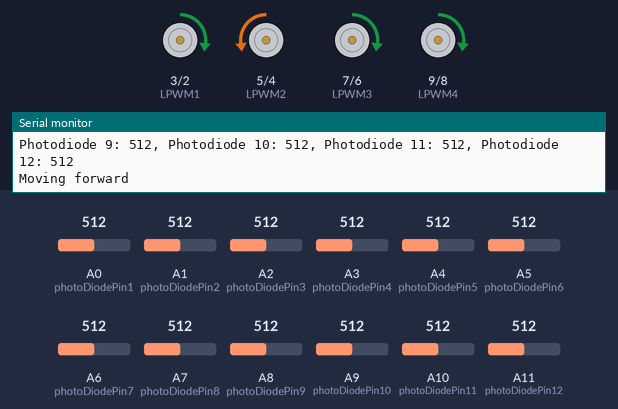
The sketch below on a simulated Arduino Mega 2560, built with avr-gcc and run on an emulated ATmega2560. Parts: motor-driver pin pairs drawn as motors (green arrow = first pin HIGH = forward, orange = second pin HIGH = backward, longer = more drive), the last lines printed to the serial monitor. The inputs (shaded band) are chosen by the test bench; at power-on: A0 (photoDiodePin1) = 512, A7 (photoDiodePin8) = 512, A8 (photoDiodePin9) = 512, A1 (photoDiodePin2) = 512, A2 (photoDiodePin3) = 512, A3 (photoDiodePin4) = 512, A4 (photoDiodePin5) = 512, A5 (photoDiodePin6) = 512, A6 (photoDiodePin7) = 512, A9 (photoDiodePin10) = 512, A10 (photoDiodePin11) = 512, A11 (photoDiodePin12) = 512.

Above: at 1.2 s.
1.3 s: A0 (photoDiodePin1) set to 111
2.8 s: A0 (photoDiodePin1) set to 94
At 3.03 s:
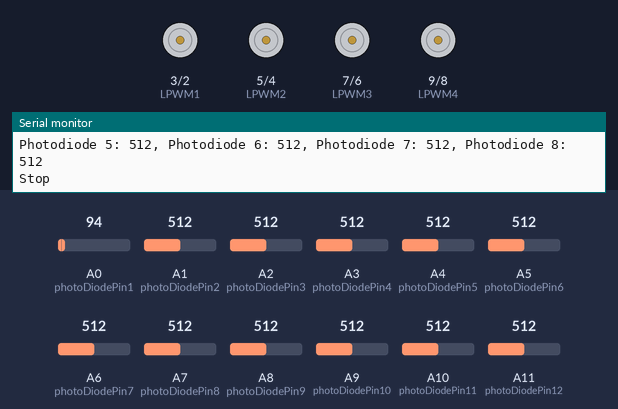
5.8 s: A7 (photoDiodePin8) set to 108
8.8 s: A7 (photoDiodePin8) set to 94
At 8.96 s:
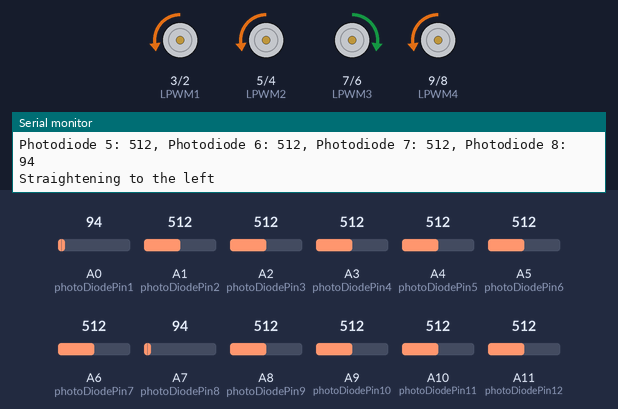
11.8 s: A8 (photoDiodePin9) set to 107
14.8 s: A8 (photoDiodePin9) set to 92
At 15.15 s:
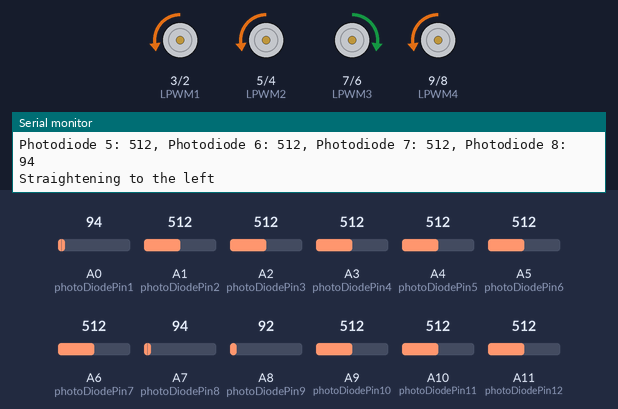
Timing chart, 0 to 18.8 s (numbered marks = the images above; inputs shaded):
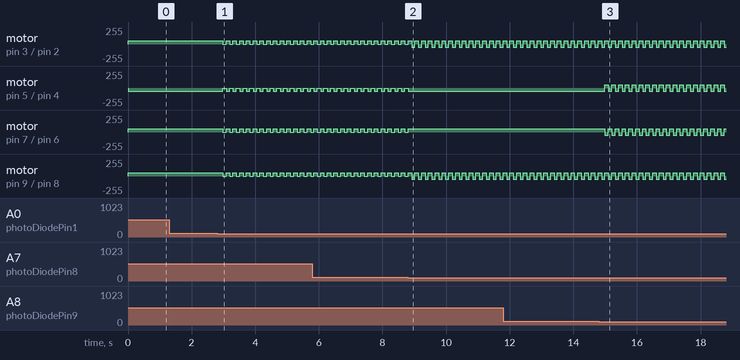

Measured:
- the behaviour switches between 101 and 100 on A0 (photoDiodePin1) (found by bisection; images 0 and 1)
- the behaviour switches between 101 and 100 on A7 (photoDiodePin8) (found by bisection; images 1 and 2)
- the behaviour switches between 101 and 100 on A8 (photoDiodePin9) (found by bisection; images 2 and 3)
- after the input at 2.8 s, motor on pin 3 (LPWM1) / pin 2 (RPWM1), motor on pin 7 (LPWM3) / pin 6 (RPWM3), motor on pin 9 (LPWM4) / pin 8 (RPWM4): alternates forward 50/255 for 0.11 s and stopped for 0.10 s, starting after 0.19 s; motor on pin 5 (LPWM2) / pin 4 (RPWM2): alternates backward 50/255 for 0.11 s and stopped for 0.10 s, starting after 0.19 s
- after the input at 8.8 s, motor on pin 5 (LPWM2) / pin 4 (RPWM2): goes on until 8.8 s, then stays backward 50/255; motor on pin 7 (LPWM3) / pin 6 (RPWM3): goes on until 8.8 s, then stays forward 50/255
- after the input at 14.8 s, motor on pin 5 (LPWM2) / pin 4 (RPWM2): alternates forward 50/255 for 0.11 s and backward 50/255 for 0.10 s, starting after 0.19 s; motor on pin 7 (LPWM3) / pin 6 (RPWM3): alternates forward 50/255 for 0.10 s and backward 50/255 for 0.11 s, starting after 0.19 s

The sketch:

lf_nasional.ino
```cpp
#include "var.h"

bool allSensorsBelowThresholdForward = false; // Flag to indicate all forward sensors are below threshold
bool allSensorsBelowThresholdLeft = false; // Flag to indicate all left sensors are below threshold

void setup() {
  // Set pin as output
  pinMode(RPWM1, OUTPUT);
  pinMode(LPWM1, OUTPUT);
  pinMode(RPWM2, OUTPUT);
  pinMode(LPWM2, OUTPUT);
  pinMode(RPWM3, OUTPUT);
  pinMode(LPWM3, OUTPUT);
  pinMode(RPWM4, OUTPUT);
  pinMode(LPWM4, OUTPUT);

  // Open serial communication for debugging
  Serial.begin(115200);
}

void ControlForward() {
  // Read voltage values from photodiodes
  int diodeVoltage1 = analogRead(photoDiodePin1);
  int diodeVoltage2 = analogRead(photoDiodePin2);
  int diodeVoltage3 = analogRead(photoDiodePin3);
  int diodeVoltage4 = analogRead(photoDiodePin4);
  int diodeVoltage5 = analogRead(photoDiodePin5);
  int diodeVoltage6 = analogRead(photoDiodePin6);
  int diodeVoltage7 = analogRead(photoDiodePin7);
  int diodeVoltage8 = analogRead(photoDiodePin8);

  // Display values from each photodiode
  Serial.print("Photodiode 1: ");
  Serial.print(diodeVoltage1);
  Serial.print(", Photodiode 2: ");
  Serial.print(diodeVoltage2);
  Serial.print(", Photodiode 3: ");
  Serial.print(diodeVoltage3);
  Serial.print(", Photodiode 4: ");
  Serial.println(diodeVoltage4);
  Serial.print("Photodiode 5: ");
  Serial.print(diodeVoltage5);
  Serial.print(", Photodiode 6: ");
  Serial.print(diodeVoltage6);
  Serial.print(", Photodiode 7: ");
  Serial.print(diodeVoltage7);
  Serial.print(", Photodiode 8: ");
  Serial.println(diodeVoltage8);

  // Check if sensor values are above threshold
  bool sensor1Detected = diodeVoltage1 > threshold1;
  bool sensor2Detected = diodeVoltage2 > threshold2;
  bool sensor3Detected = diodeVoltage3 > threshold3;
  bool sensor4Detected = diodeVoltage4 > threshold4;
  bool sensor5Detected = diodeVoltage5 > threshold5;
  bool sensor6Detected = diodeVoltage6 > threshold6;
  bool sensor7Detected = diodeVoltage7 > threshold7;
  bool sensor8Detected = diodeVoltage8 > threshold8;

  // If all sensors are above threshold, move robot forward
  if (sensor1Detected && sensor2Detected && sensor3Detected && sensor4Detected &&
      sensor5Detected && sensor6Detected && sensor7Detected && sensor8Detected) {
    maju();
    Serial.println("Moving forward");
    allSensorsBelowThresholdForward = false; // Reset flag
  }
  //=========================No line 1,8===================================
  else if (!sensor1Detected && sensor2Detected && sensor3Detected && sensor4Detected &&
           sensor5Detected && sensor6Detected && sensor7Detected && !sensor8Detected) {
    luruskanan();
    Serial.println("Straightening to the left");
    allSensorsBelowThresholdForward = false; // Reset flag
  }

  //=========================No line 1,2,7,8===================================
  else if (!sensor1Detected && !sensor2Detected && sensor3Detected && sensor4Detected &&
           sensor5Detected && sensor6Detected && !sensor7Detected && !sensor8Detected) {
    luruskanan();
    Serial.println("Straightening to the left");
    allSensorsBelowThresholdForward = false; // Reset flag
  }
  //=========================No line 4,5===================================
  else if (sensor1Detected && sensor2Detected && sensor3Detected && !sensor4Detected &&
           !sensor5Detected && sensor6Detected && sensor7Detected && sensor8Detected) {
    luruskiri();
    Serial.println("Straightening to the right");
    allSensorsBelowThresholdForward = false; // Reset flag
  }

  //=========================No line 3,4,5,6===================================
  else if (sensor1Detected && sensor2Detected && !sensor3Detected && !sensor4Detected &&
           !sensor5Detected && !sensor6Detected && sensor7Detected && sensor8Detected) {
    luruskiri();
    Serial.println("Straightening to the right");
    allSensorsBelowThresholdForward = false; // Reset flag
  } else {
    mati();
    Serial.println("Stop");

    // If none of the sensors are detecting, set flag to true
    if (!sensor1Detected && !sensor2Detected && !sensor3Detected && !sensor4Detected &&
        !sensor5Detected && !sensor6Detected && !sensor7Detected && !sensor8Detected) {
      delay(1000);
      allSensorsBelowThresholdForward = true;
    }
  }
}

void ControlLeft() {
  int diodeVoltage9 = analogRead(photoDiodePin9);
  int diodeVoltage10 = analogRead(photoDiodePin10);
  int diodeVoltage11 = analogRead(photoDiodePin11);
  int diodeVoltage12 = analogRead(photoDiodePin12);

  // Display values from each photodiode
  Serial.print("Photodiode 9: ");
  Serial.print(diodeVoltage9);
  Serial.print(", Photodiode 10: ");
  Serial.print(diodeVoltage10);
  Serial.print(", Photodiode 11: ");
  Serial.print(diodeVoltage11);
  Serial.print(", Photodiode 12: ");
  Serial.println(diodeVoltage12);

  // Check if sensor values are above threshold
  bool sensor12Detected = diodeVoltage9 > threshold9;
  bool sensor11Detected = diodeVoltage10 > threshold10;
  bool sensor10Detected = diodeVoltage11 > threshold11;
  bool sensor9Detected = diodeVoltage12 > threshold12;

  // If all sensors are above threshold, move robot forward
  if (sensor9Detected && sensor10Detected && sensor11Detected && sensor12Detected) {
    maju();
    Serial.println("Moving forward");
    allSensorsBelowThresholdLeft = false; // Reset flag
  }
  //=========================No line 9 ===================================
  else if (!sensor9Detected && sensor10Detected && sensor11Detected && sensor12Detected) {
    luruskanan();
    Serial.println("Straightening to the left");
    allSensorsBelowThresholdLeft = false; // Reset flag
  }

  //=========================No line 9.10===================================
  else if (!sensor9Detected && !sensor10Detected && sensor11Detected && sensor12Detected) {
    luruskanan();
    Serial.println("Straightening to the left");
    allSensorsBelowThresholdLeft = false; // Reset flag
  }
  //=========================No line 12===================================
  else if (sensor9Detected && sensor10Detected && sensor11Detected && !sensor12Detected) {
    luruskiri();
    Serial.println("Straightening to the right");
    allSensorsBelowThresholdLeft = false; // Reset flag
  }

  //=========================No line 11,12===================================
  else if (sensor9Detected && sensor10Detected && !sensor11Detected && !sensor12Detected) {
    luruskiri();
    Serial.println("Straightening to the right");
    allSensorsBelowThresholdLeft = false; // Reset flag
  } else {
    mati();
    Serial.println("Stop");

    // If none of the sensors are detecting, set flag to true
    if (!sensor9Detected && !sensor10Detected && !sensor11Detected && !sensor12Detected) {
      delay(1000);
      allSensorsBelowThresholdLeft = true;
    }
  }
}


void maju() {
  analogWrite(LPWM1, spd);
  analogWrite(RPWM1, 0);
  analogWrite(LPWM2, 0);
  analogWrite(RPWM2, spd);
  analogWrite(LPWM3, spd);
  analogWrite(RPWM3, 0);
  analogWrite(LPWM4, spd);
  analogWrite(RPWM4, 0);
}

// Function to move the robot forward
void luruskanan() {
  analogWrite(LPWM1, 0);
  analogWrite(RPWM1, spd);
  analogWrite(LPWM2, 0);
  analogWrite(RPWM2, spd);
  analogWrite(LPWM3, spd);
  analogWrite(RPWM3, 0);
  analogWrite(LPWM4, 0);
  analogWrite(RPWM4, spd);
}

void mundurkanan() {
  analogWrite(LPWM1, 0);
  analogWrite(RPWM1, spd);
  analogWrite(LPWM2, 0);
  analogWrite(RPWM2, spd);
  analogWrite(LPWM3, 0);
  analogWrite(RPWM3, 0);
  analogWrite(LPWM4, 0);
  analogWrite(RPWM4, 0);
}

// Function to move the robot forward
void luruskiri() {
  analogWrite(LPWM1, spd);
  analogWrite(RPWM1, 0);
  analogWrite(LPWM2, spd);
  analogWrite(RPWM2, 0);
  analogWrite(LPWM3, 0);
  analogWrite(RPWM3, spd);
  analogWrite(LPWM4, spd);
  analogWrite(RPWM4, 0);
}

void mundurkiri() {
  analogWrite(LPWM1, 0);
  analogWrite(RPWM1, 10);
  analogWrite(LPWM2, 0);
  analogWrite(RPWM2, 10);
  analogWrite(LPWM3, spd);
  analogWrite(RPWM3, 0);
  analogWrite(LPWM4, spd);
  analogWrite(RPWM4, 0);
}

// Function to turn the robot to the right
void kanan() {
  analogWrite(LPWM1, 0);
  analogWrite(RPWM1, spd);
  analogWrite(LPWM2, 0);
  analogWrite(RPWM2, spd);
  analogWrite(LPWM3, spd);
  analogWrite(RPWM3, 0);
  analogWrite(LPWM4, 0);
  analogWrite(RPWM4, spd);
}

// Function to turn the robot to the left
void kiri() {
  analogWrite(LPWM1, spd);
  analogWrite(RPWM1, 0);
  analogWrite(LPWM2, spd);
  analogWrite(RPWM2, 0);
  analogWrite(LPWM3, 0);
  analogWrite(RPWM3, spd);
  analogWrite(LPWM4, spd);
  analogWrite(RPWM4, 0);
}

void mundur() {
  analogWrite(LPWM1, 0);
  analogWrite(RPWM1, spd);
  analogWrite(LPWM2, spd);
  analogWrite(RPWM2, 0);
  analogWrite(LPWM3, 0);
  analogWrite(RPWM3, spd);
  analogWrite(LPWM4, 0);
  analogWrite(RPWM4, spd);
}

// Function to stop all motors
void mati() {
  analogWrite(LPWM1, 0);
  analogWrite(RPWM1, 0);
  analogWrite(LPWM2, 0);
  analogWrite(RPWM2, 0);
  analogWrite(LPWM3, 0);
  analogWrite(RPWM3, 0);
  analogWrite(LPWM4, 0);
  analogWrite(RPWM4, 0);
}

void stop2() {
  analogWrite(LPWM1, 0);
  analogWrite(RPWM1, spd);
  analogWrite(LPWM2, 0);
  analogWrite(RPWM2, spd);
  analogWrite(LPWM3, spd);
  analogWrite(RPWM3, 0);
  analogWrite(LPWM4, spd);
  analogWrite(RPWM4, 0);
}

void loop() {
  ControlForward();
  delay(100); // Tunda selama 100 milidetik sebelum membaca sensor lagi
  ControlLeft();
  delay(100);
}
```

var.h
```cpp
const int photoDiodePin1 = A0;
const int photoDiodePin2 = A1;
const int photoDiodePin3 = A2;
const int photoDiodePin4 = A3;
const int photoDiodePin5 = A4;
const int photoDiodePin6 = A5;
const int photoDiodePin7 = A6;
const int photoDiodePin8 = A7;
const int photoDiodePin9 = A8;
const int photoDiodePin10 = A9;
const int photoDiodePin11 = A10;
const int photoDiodePin12 = A11;

// Definisikan pin untuk BTS7960
int RPWM1 = 2;
int LPWM1 = 3;
int RPWM2 = 4;
int LPWM2 = 5;
int RPWM3 = 6;
int LPWM3 = 7;
int RPWM4 = 8;
int LPWM4 = 9;

int spd = 50; // Adjust motor speed as needed


// Ambang batas untuk setiap sensor
const int threshold1 = 100; // Ambang batas untuk photoDiodePin1
const int threshold2 = 100; // Ambang batas untuk photoDiodePin2
const int threshold3 = 100; // Ambang batas untuk photoDiodePin3
const int threshold4 = 100; // Ambang batas untuk photoDiodePin4
const int threshold5 = 100; // Ambang batas untuk photoDiodePin5
const int threshold6 = 100; // Ambang batas untuk photoDiodePin6
const int threshold7 = 100; // Ambang batas untuk photoDiodePin7
const int threshold8 = 100; // Ambang batas untuk photoDiodePin8
const int threshold9 = 100; // Ambang batas untuk photoDiodePin5
const int threshold10 = 100; // Ambang batas untuk photoDiodePin6
const int threshold11 = 100; // Ambang batas untuk photoDiodePin7
const int threshold12 = 100; // Ambang batas untuk photoDiodePin8
```
